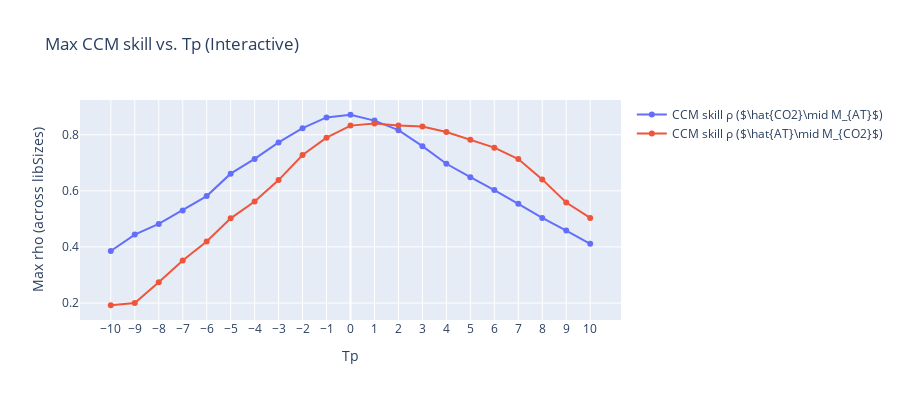

The notebook cell saved with this chart:
### Code cell
from toolbox import ccm_functions as cf
import importlib
importlib.reload(cf)
 

Tps_list, forward_rhos, reverse_rhos = cf.find_optimal_Tp(
    df_sd      = df_AT,
    df_pre     = df_CO2,
    E          = 3,
    tau        = 1,
    libSizes   = "120 160 200 240 280 320 360",
    sample     = 100,
    Tps        = range(-10, 11),
    interactive=True   
)

### Figure 1 — Plotly figure (JSON) as saved in the notebook; plotly's stock layout.template omitted (floating-point values rounded to 4 significant figures)
{"data": [{"mode": "lines+markers", "name": "CCM skill ρ ($\\hat{CO2}\\mid M_{AT}$)", "type": "scatter", "x": [-10, -9, -8, -7, -6, -5, -4, -3, -2, -1, 0, 1, 2, 3, 4, 5, 6, 7, 8, 9, 10], "y": [0.3854, 0.4439, 0.4821, 0.5303, 0.5813, 0.6613, 0.7139, 0.7728, 0.8235, 0.8618, 0.8713, 0.8506, 0.8164, 0.7592, 0.6966, 0.6486, 0.6029, 0.5536, 0.5034, 0.4582, 0.4109]}, {"mode": "lines+markers", "name": "CCM skill ρ ($\\hat{AT}\\mid M_{CO2}$)", "type": "scatter", "x": [-10, -9, -8, -7, -6, -5, -4, -3, -2, -1, 0, 1, 2, 3, 4, 5, 6, 7, 8, 9, 10], "y": [0.192, 0.1996, 0.274, 0.3518, 0.4195, 0.502, 0.5618, 0.6383, 0.728, 0.7894, 0.8326, 0.8405, 0.8328, 0.8294, 0.8099, 0.7824, 0.7539, 0.7136, 0.6409, 0.5585, 0.5034]}], "layout": {"height": 400, "title": {"text": "Max CCM skill vs. Tp (Interactive)"}, "width": 900, "xaxis": {"tickmode": "array", "tickvals": [-10, -9, -8, -7, -6, -5, -4, -3, -2, -1, 0, 1, 2, 3, 4, 5, 6, 7, 8, 9, 10], "title": {"text": "Tp"}}, "yaxis": {"title": {"text": "Max rho (across libSizes)"}}}}
